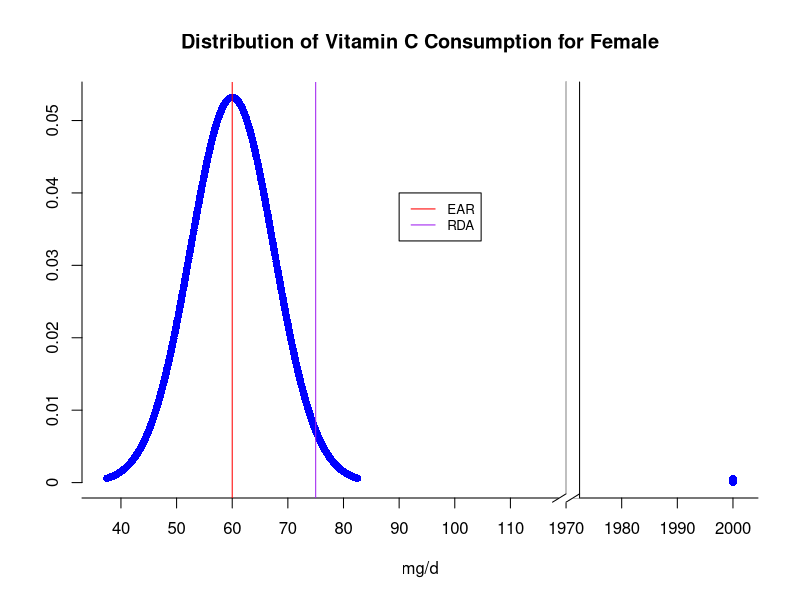
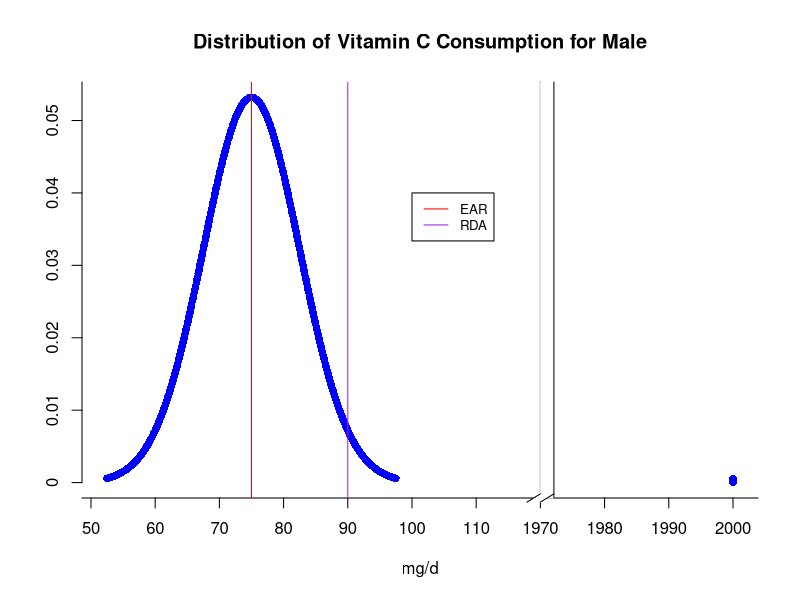
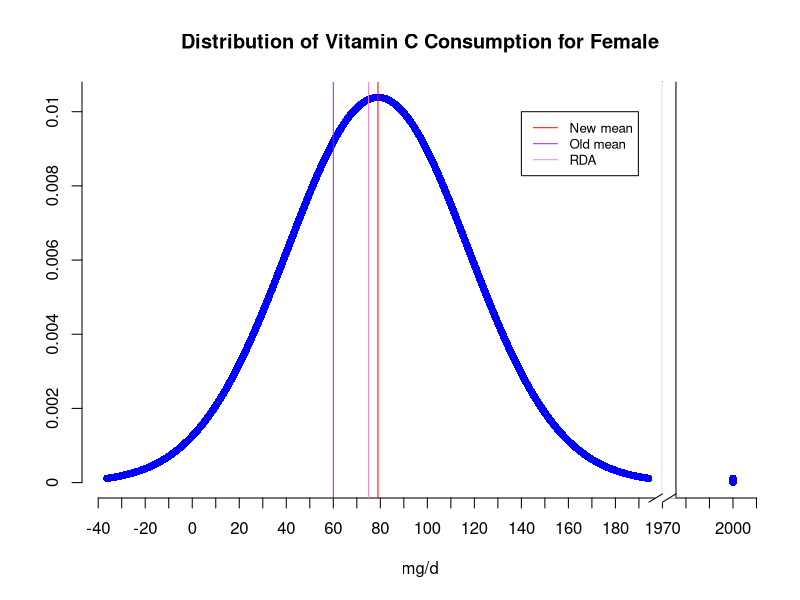
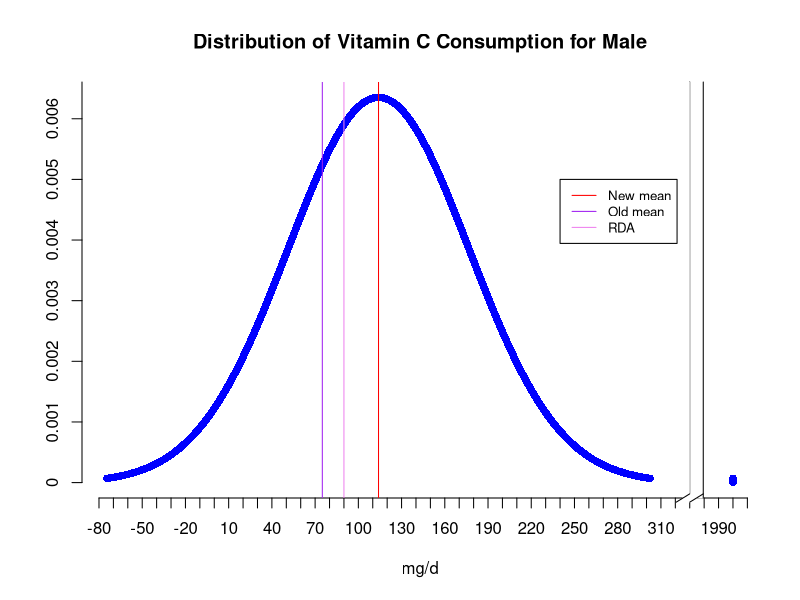

Reproduce these figures in R, in order.
## ---- chunk 1
library(plotrix)
## ---- chunk 2

# EAR
mean = 60
# percent of RDA (p-value)
pz = .9772
# RDA
A = 75

# find z-value from p-value
z= round(qnorm(pz, lower.tail = TRUE),2)
print(paste("z score for RDA is", z))

sd = (A-mean)/z
print(paste("Standard deviation of the requirement distribution is",sd))


## ---- chunk 3
ul = 2000
xmin = mean-sd*3
xmax = mean+sd*3
# Create a sequence of numbers between xmin and 2000 incrementing by 0.1
x <- seq(xmin, ul, by = .1)
xgap <- ifelse(x>xmax,2000, x)
# Choose the mean as 60 and standard deviation as 7.5.
y <- dnorm(x, mean, sd)
par(bty="n") # deleting the box
gap.plot(xgap,y, gap=c(120,1970), gap.axis="x", pch=16,
         col="blue", ylim=range(y),
         xtics=c(seq(30, 120, by = 10),seq(1970, 2010, by = 10)), 
         xticlab=c(seq(30, 120, by = 10),seq(1970, 2010, by = 10)), xlab = 'mg/d', 
         ylab ='', main="Distribution of Vitamin C Consumption for Female")
abline(v=mean, col="red")    #add EAR line
abline(v=A, col="purple")    # add RDA line
abline(v=seq(120,1970,100), col="white")  # hiding vertical lines
axis.break(1,120,style="slash")               # plotting slashes for breakpoints
legend(90, .04, legend=c("EAR", "RDA"),
       col=c("red", "purple"), lty=1:1, cex=0.8)

## ---- chunk 4
#EAR
mean = 75
# percent of RDA (p-value)
pz = .9772
# RDA
A = 90

#find z-value from p-value
z= round(qnorm(pz, lower.tail = TRUE),2)
print(paste("z score for RDA is", z))

sd = (A-mean)/z
print(paste("Standard deviation of the requirement distribution is",sd))


## ---- chunk 5
ul = 2000
xmin = mean-sd*3
xmax = mean+sd*3
# Create a sequence of numbers between xmin and 2000 incrementing by 0.1
x <- seq(xmin, ul, by = .1)
xgap <- ifelse(x>xmax,2000, x)
# Choose the mean as 60 and standard deviation as 7.5.
y <- dnorm(x, mean, sd)
par(bty="n") # deleting the box
gap.plot(xgap,y, gap=c(120,1970), gap.axis="x", pch=16,
         col="blue", ylim=range(y),
         xtics=c(seq(30, 120, by = 10),seq(1970, 2010, by = 10)), 
         xticlab=c(seq(30, 120, by = 10),seq(1970, 2010, by = 10)), xlab = 'mg/d', 
         ylab ='', main="Distribution of Vitamin C Consumption for Male")
abline(v=mean, col="red")    #add EAR line
abline(v=A, col="purple")    # add RDA line
abline(v=seq(120,1970,100), col="white")  # hiding vertical lines
axis.break(1,120,style="slash")               # plotting slashes for breakpoints
legend(100, .04, legend=c("EAR", "RDA"),
       col=c("red", "purple"), lty=1:1, cex=0.8)
## ---- chunk 6
# percent of RDA (p-value)
pz5 = 0.05


# find z-value from p-value
z5= round(qnorm(pz5),2)
print(paste("z score for 5th percentile is", z5))

# percent of RDA (p-value)
pz50 = 0.50
# RDA
A50 = 79
# find z-value from p-value
z50= round(qnorm(pz50, lower.tail = TRUE),2)
print(paste("z score for 50th percentile is", z50))

# percent of RDA (p-value)
pz95 = 0.95

# find z-value from p-value
z95= round(qnorm(pz95, lower.tail = TRUE),2)
print(paste("z score for 95th percentile is", z95))
## ---- chunk 7
mean = A50
print(paste("The value of mean is",mean))

A95 = 142
sd = (A95-mean)/z95
print(paste("The value of standard deviation is",sd))

## ---- chunk 8
ul = 2000
xmin = mean-sd*3
xmax = mean+sd*3
# Create a sequence of numbers between xmin and 2000 incrementing by 0.1
x <- seq(xmin, ul, by = .1)
xgap <- ifelse(x>xmax,2000, x)
# Choose the mean as 60 and standard deviation as 7.5.
y <- dnorm(x, mean, sd)
par(bty="n") # deleting the box
gap.plot(xgap,y, gap=c(200,1970), gap.axis="x", pch=16,
         col="blue", ylim=range(y),
         xtics=c(seq(-40, 200, by = 10),seq(1970, 2010, by = 10)), 
         xticlab=c(seq(-40, 200, by = 10),seq(1970, 2010, by = 10)), xlab = 'mg/d', 
         ylab ='', main="Distribution of Vitamin C Consumption for Female")
abline(v=mean, col="red")    #add new mean line
abline(v=60, col="purple")    # add old mean line
abline(v=75, col="violet")    # add RDA line
abline(v=seq(200,1970,100), col="white")  # hiding vertical lines
axis.break(1,200,style="slash")               # plotting slashes for breakpoints
legend(140, .01, legend=c("New mean", "Old mean", "RDA"),
       col=c("red", "purple", "violet"), lty=1:1, cex=0.8)

## ---- chunk 9
# percent of RDA (p-value)
pz5 = 0.05


# find z-value from p-value
z5= round(qnorm(pz5),2)
print(paste("z score for 5th percentile is", z5))

# percent of RDA (p-value)
pz50 = 0.50
# RDA
A50 = 114
# find z-value from p-value
z50= round(qnorm(pz50, lower.tail = TRUE),2)
print(paste("z score for 50th percentile is", z50))

# percent of RDA (p-value)
pz95 = 0.95

# find z-value from p-value
z95= round(qnorm(pz95, lower.tail = TRUE),2)
print(paste("z score for 95th percentile is", z95))
## ---- chunk 10
mean = A50 
print(paste("The value of mean is",mean))

A95 = 217
sd = (A95-mean)/z95
print(paste("The value of standard deviation is",sd))
## ---- chunk 11
ul = 2000
xmin = mean-sd*3
xmax = mean+sd*3
# Create a sequence of numbers between xmin and 2000 incrementing by 0.1
x <- seq(xmin, ul, by = .1)
xgap <- ifelse(x>xmax,2000, x)
# Choose the mean as 60 and standard deviation as 7.5.
y <- dnorm(x, mean, sd)
par(bty="n") # deleting the box
gap.plot(xgap,y, gap=c(330,1970), gap.axis="x", pch=16,
         col="blue", ylim=range(y),
         xtics=c(seq(-80, 330, by = 10),seq(1970, 2010, by = 10)), 
         xticlab=c(seq(-80, 330, by = 10),seq(1970, 2010, by = 10)), xlab = 'mg/d', 
         ylab ='', main="Distribution of Vitamin C Consumption for Male")
abline(v=mean, col="red")    #add new mean line
abline(v=75, col="purple")    # add old mean line
abline(v=90, col="violet")    # add RDA line
abline(v=seq(330,1970,100), col="white")  # hiding vertical lines
axis.break(1,330,style="slash")               # plotting slashes for breakpoints
legend(240, .005, legend=c("New mean", "Old mean", "RDA"),
       col=c("red", "purple", "violet"), lty=1:1, cex=0.8)
## ---- chunk 12
mean = 100
sd = 20
x = 75
z = (x-mean)/sd
z
pz = pnorm(z, lower.tail = TRUE)
print(paste("Percent value is", round(pz*100,2),"%"))

## ---- chunk 13
# for third graders
mean = 70
sd = 10
x = 75
z = (x-mean)/sd
z
pz = pnorm(z, lower.tail = TRUE)
print(paste("Percent value of third graders is", round(pz*100,2),"%"))

## ---- chunk 14
# for sixth graders
mean = 80
sd = 11
x = 75
z = (x-mean)/sd
z
pz = pnorm(z, lower.tail = TRUE)
print(paste("Percent value of sixth graders is", round(pz*100,2),"%"))
